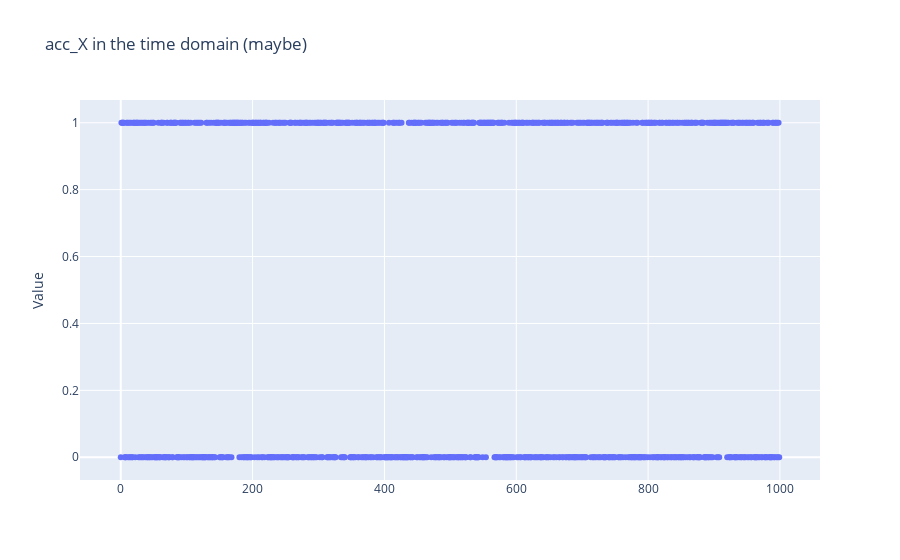

The code cell stored with this chart in its notebook:
### Code cell
fig = go.Figure()
fig.add_trace(go.Scatter(y=train_data.head(1000)['8'],
                    mode='markers',
                    name='acc_X'))
fig.update_layout(
    title="acc_X in the time domain (maybe)",
    yaxis_title="Value")
fig.show()

### Figure 1 — Plotly figure (JSON) as saved in the notebook; plotly's stock layout.template omitted (floating-point values rounded to 4 significant figures; data arrays with more than 128 entries replaced by an {"elided": "..."} marker saying what was removed)
{"data": [{"mode": "markers", "name": "acc_X", "type": "scatter", "y": {"elided": "1000 int values"}}], "layout": {"title": {"text": "acc_X in the time domain (maybe)"}, "yaxis": {"title": {"text": "Value"}}}}
